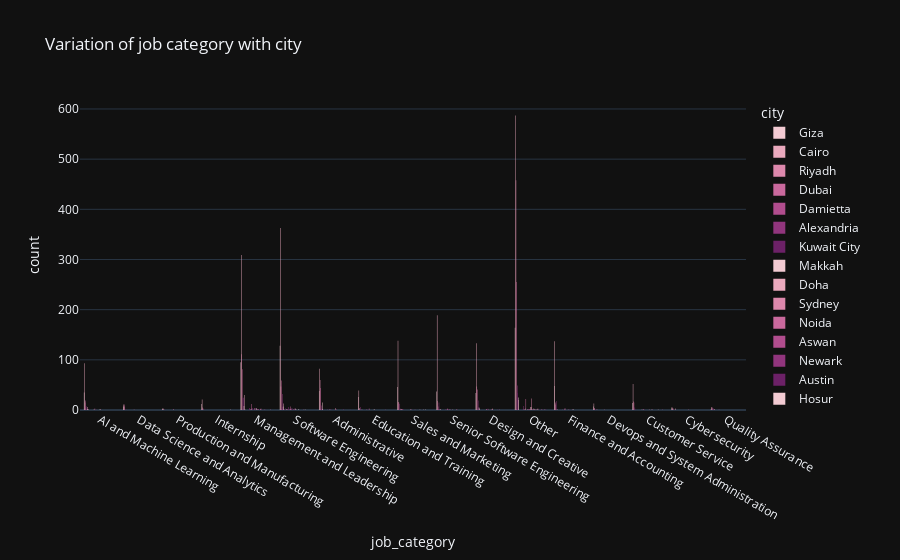

The notebook cell saved with this chart:
### Code cell
fig= px.histogram(df,x='job_category',color='city',barmode='group',color_discrete_sequence=px.colors.sequential.Magenta,template='plotly_dark',title='Variation of job category with city')
fig.show()
# the top categories in Dubai for example is other then  management and leadership
